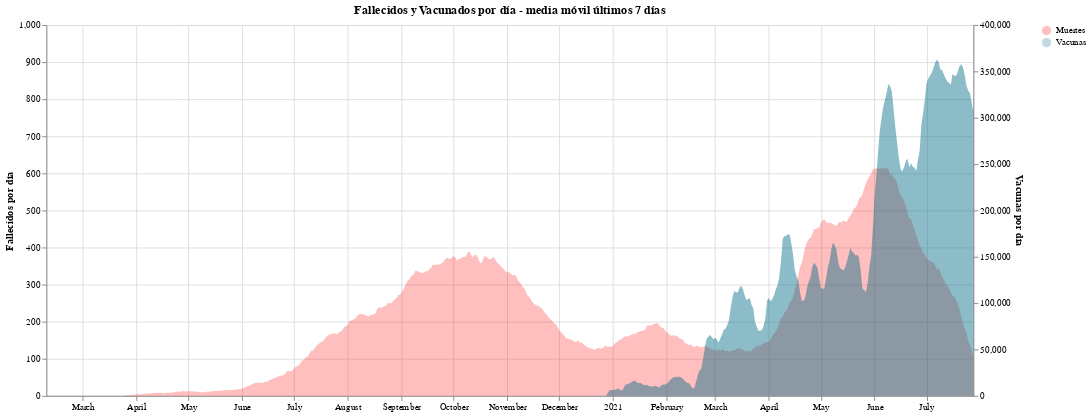

Notebook code for this chart:
### Code cell
# GRAFICO 1

import altair as alt
from vega_datasets import data
from urllib import request
import json

# fetch & enable a Spanish timeFormat locale.
with request.urlopen('https://raw.githubusercontent.com/d3/d3-time-format/master/locale/es-ES.json') as f:
  es_time_format = json.load(f)
alt.renderers.set_embed_options(timeFormatLocale=es_time_format)

source = vacfalle

base = alt.Chart(source,title='Fallecidos y Vacunados por día - media móvil últimos 7 días').transform_calculate(
    Muertes="'Muertes'",
    Vacunas="'Vacunas'",
)
scale = alt.Scale(domain=["Muertes","Vacunas"], range=['red','#026b83'])


falle = base.mark_area(opacity=0.25).encode(
    alt.X("Fecha:T",axis=alt.Axis(title='')),
    alt.Y("Fallecidos:Q",scale=alt.Scale(domain=(0, 1000)),axis=alt.Axis(title='Fallecidos por día'))
    ,color=alt.Color('Muertes:N', title='')
    ,tooltip=['Fecha:T','Fallecidos','Vacunados']
).properties(
    width=1000,
    height=400
)

vacu = base.mark_area(opacity=0.45).encode(
    alt.X("Fecha:T"),
    alt.Y("Vacunados:Q",axis=alt.Axis(title='Vacunas por día'))
    ,color=alt.Color('Vacunas:N', scale=scale, title='')
    ,tooltip=['Fecha:T', 'Fallecidos','Vacunados']
)

alt.layer(falle,vacu).resolve_scale(
    y = 'independent'
).properties(
    width=1000,
    height=400
)

#chart1.save('Fallecidos.html')
#files.download('Fallecidos.html')

### Figure 1 — Vega-Lite specification as saved in the notebook (floating-point values rounded to 4 significant figures; data arrays with more than 128 entries replaced by an {"elided": "..."} marker saying what was removed)
{"config": {"view": {"continuousWidth": 400, "continuousHeight": 300}}, "layer": [{"mark": {"type": "area", "opacity": 0.25}, "encoding": {"color": {"type": "nominal", "field": "Muertes", "title": ""}, "tooltip": [{"type": "temporal", "field": "Fecha"}, {"type": "quantitative", "field": "Fallecidos"}, {"type": "quantitative", "field": "Vacunados"}], "x": {"type": "temporal", "axis": {"title": ""}, "field": "Fecha"}, "y": {"type": "quantitative", "axis": {"title": "Fallecidos por día"}, "field": "Fallecidos", "scale": {"domain": [0, 1000]}}}, "height": 400, "title": "Fallecidos y Vacunados por día - media móvil últimos 7 días", "transform": [{"calculate": "'Muertes'", "as": "Muertes"}, {"calculate": "'Vacunas'", "as": "Vacunas"}], "width": 1000}, {"mark": {"type": "area", "opacity": 0.45}, "encoding": {"color": {"type": "nominal", "field": "Vacunas", "scale": {"domain": ["Muertes", "Vacunas"], "range": ["red", "#026b83"]}, "title": ""}, "tooltip": [{"type": "temporal", "field": "Fecha"}, {"type": "quantitative", "field": "Fallecidos"}, {"type": "quantitative", "field": "Vacunados"}], "x": {"type": "temporal", "field": "Fecha"}, "y": {"type": "quantitative", "axis": {"title": "Vacunas por día"}, "field": "Vacunados"}}, "title": "Fallecidos y Vacunados por día - media móvil últimos 7 días", "transform": [{"calculate": "'Muertes'", "as": "Muertes"}, {"calculate": "'Vacunas'", "as": "Vacunas"}]}], "data": {"name": "data-a3574129c1ffe494f559e2d4193e29e1"}, "height": 400, "resolve": {"scale": {"y": "independent"}}, "width": 1000, "$schema": "https://vega.github.io/schema/vega-lite/v4.8.1.json", "datasets": {"data-a3574129c1ffe494f559e2d4193e29e1": {"elided": "536 records"}}}
